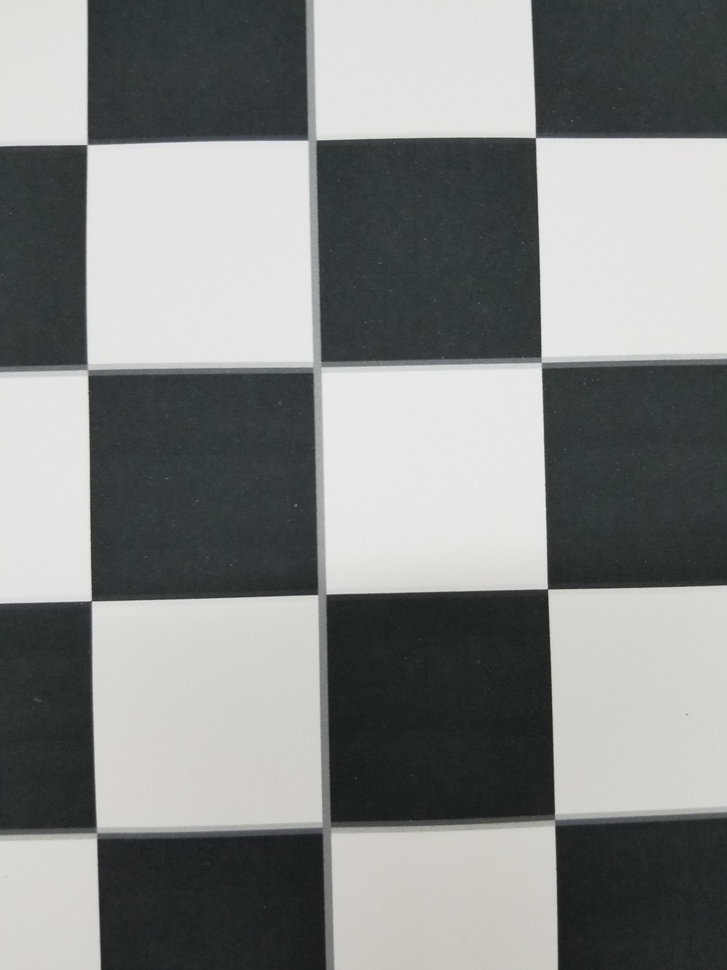
#> input picture computerVision/checkerboardIMG.jpg, 727 x 970 px, shrunk from 3024 x 4032 before the run
$ python HoughTransform.py
#> lines starting #> are read from the running program, lines starting #| are printed output that depends on the picture; after the words box and inside, x2 and y2 are one past the last pixel; in counts of white or black regions, pixels touching at a corner belong together
import cv2
import numpy as np

img = cv2.imread('checkerboardIMG.jpg')
#> img is the input picture: shape (970, 727, 3); mean B, G, R 133.3, 134.2, 132
gray = cv2.cvtColor(img,cv2.COLOR_BGR2GRAY)
edges = cv2.Canny(gray,50,150,apertureSize = 3)
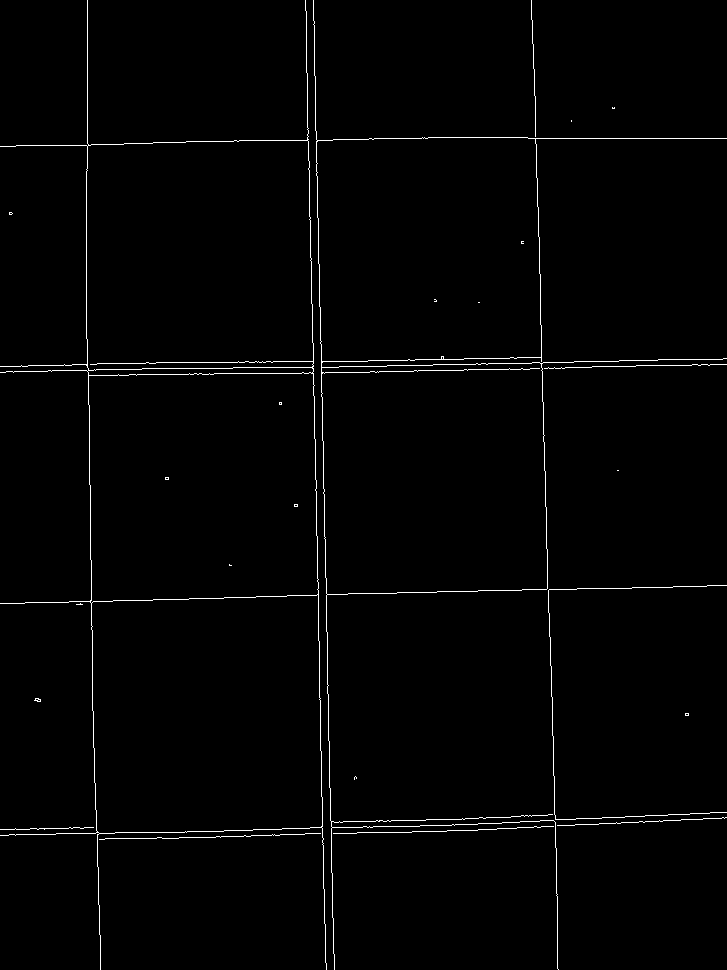
#> edges: shape (970, 727); 1.3% white in thin lines or dots

lines = cv2.HoughLines(edges,1,np.pi/180,200)
#> lines = 14 rows, first 8: [-307, 3.12], [-81, 3.12], [371, 1.55], [377, 1.55], [-315, 3.12], [145, 1.55], [366, 1.55], [138, 1.57]
for rho,theta in lines[0]:
    a = np.cos(theta)
    b = np.sin(theta)
    x0 = a*rho
    y0 = b*rho
    x1 = int(x0 + 1000*(-b))
    y1 = int(y0 + 1000*(a))
    x2 = int(x0 - 1000*(-b))
    y2 = int(y0 - 1000*(a))

    cv2.line(img,(x1,y1),(x2,y2),(0,0,255),2)
#> this loop made 1 pass
#> (rho, theta, a, b, x0, y0, x1, y1) on pass 1: (-307, 3.12, -1, 0.0175, 307, -5.36, 289, -1005)
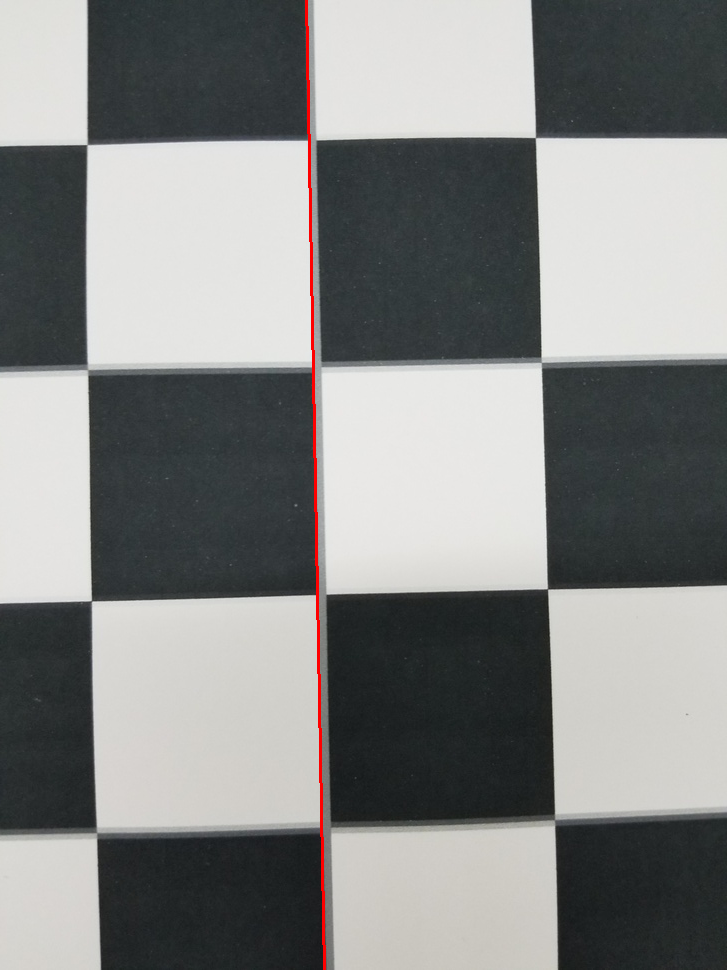
#> img: shape (970, 727, 3); 0.41% of pixels changed, all inside (x1, y1, x2, y2) = (305, 0, 326, 970)

cv2.imshow('houghlines3.jpg',img)
cv2.waitKey(0)
cv2.destroyAllWindows()

$ run again, with computerVision/checkerboard.jpg copied over computerVision/checkerboardIMG.jpg
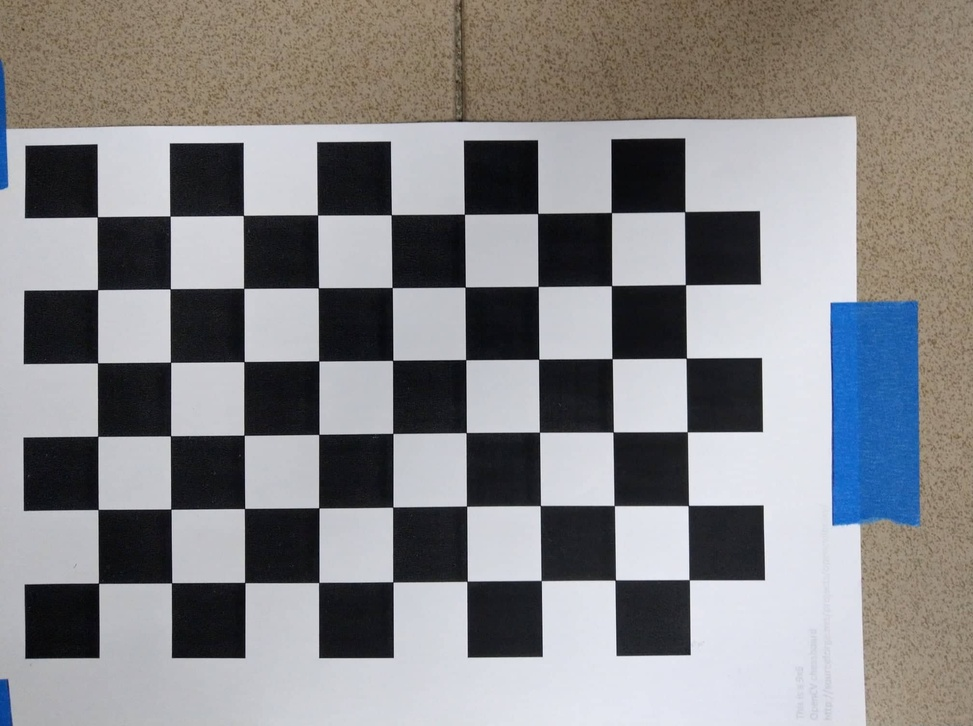
#> input picture computerVision/checkerboard.jpg, 973 x 726 px, shrunk from 2016 x 1504 before the run
#> img is the input picture: shape (726, 973, 3); mean B, G, R 135, 133.5, 134.4
#> `edges = cv2.Canny(gray,50,150,apertureSize = 3)`:
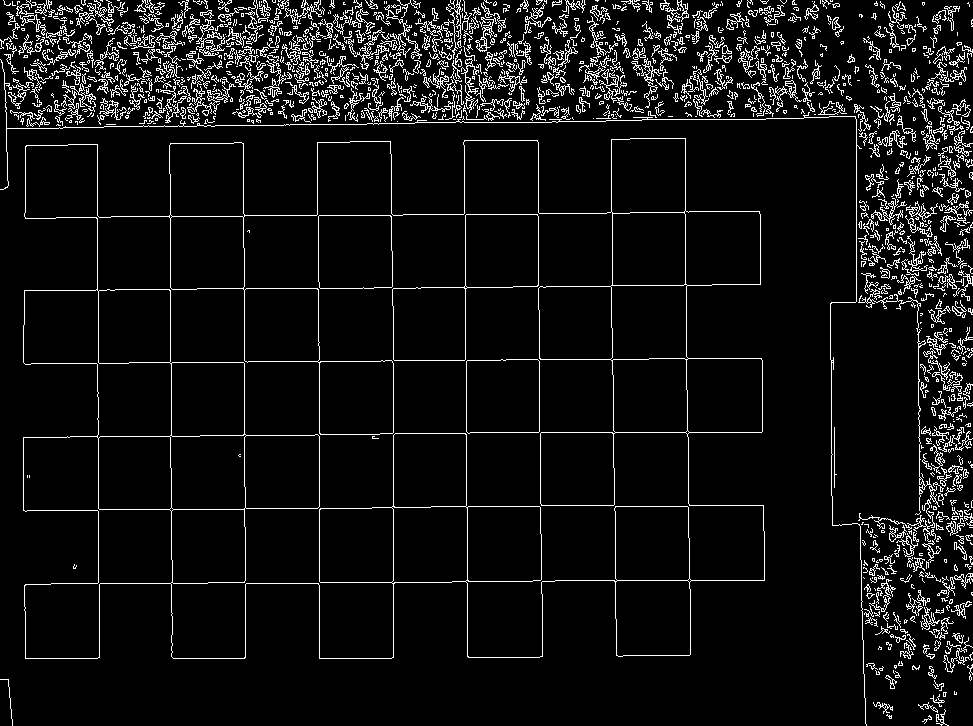
#> edges: shape (726, 973); 6.9% white in thin lines or dots
#> lines = 285 rows, first 8: [393, 0], [319, 0], [432, 1.57], [119, 1.57], [10, 1.68], [131, 1.55], [27, 1.68], [244, 0]
#> the loop `for rho,theta in lines[0]:` made 1 pass
#> (rho, theta, a, b, x0, y0, x1, y1) on pass 1: (393, 0, 1, 0, 393, 0, 393, 1000)
#> after the loop `for rho,theta in lines[0]:`:
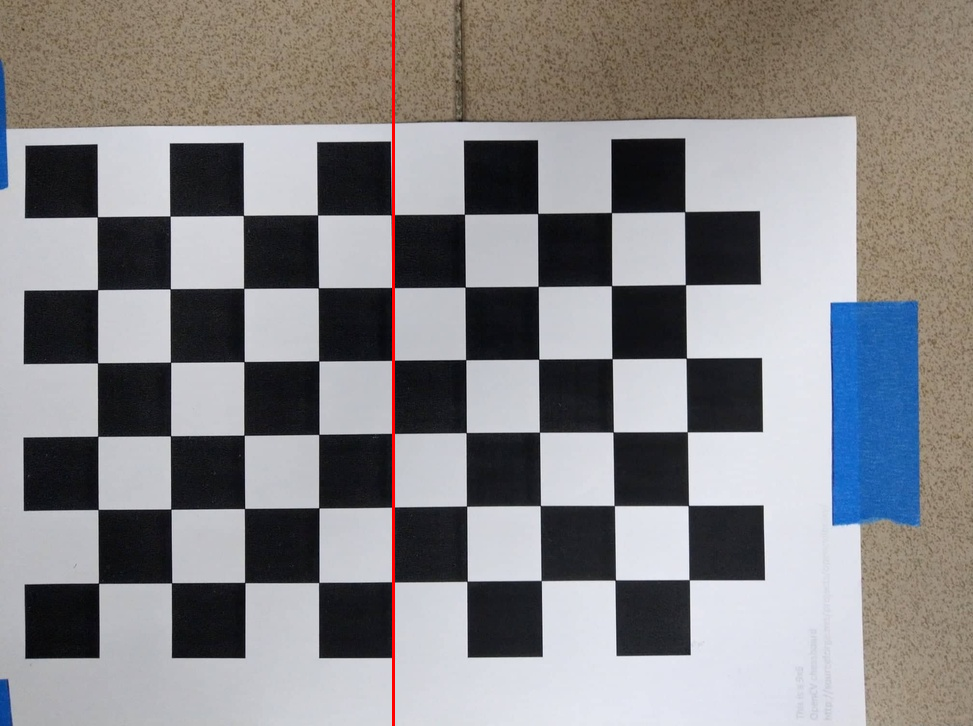
#> img: shape (726, 973, 3); 0.31% of pixels changed, all inside (x1, y1, x2, y2) = (392, 0, 395, 726)
